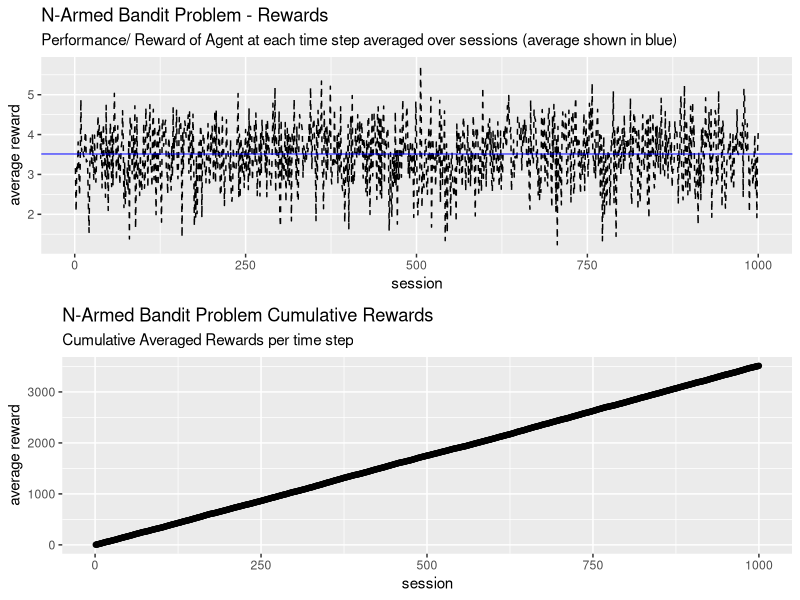
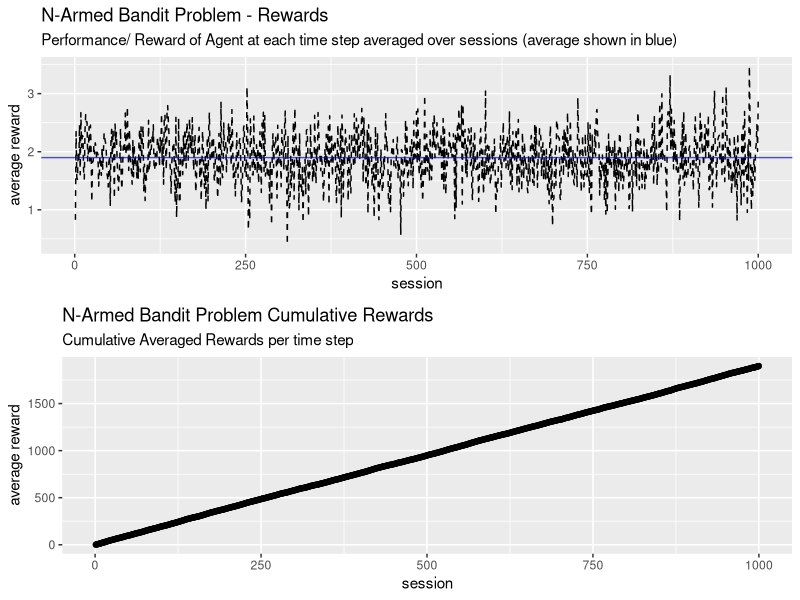
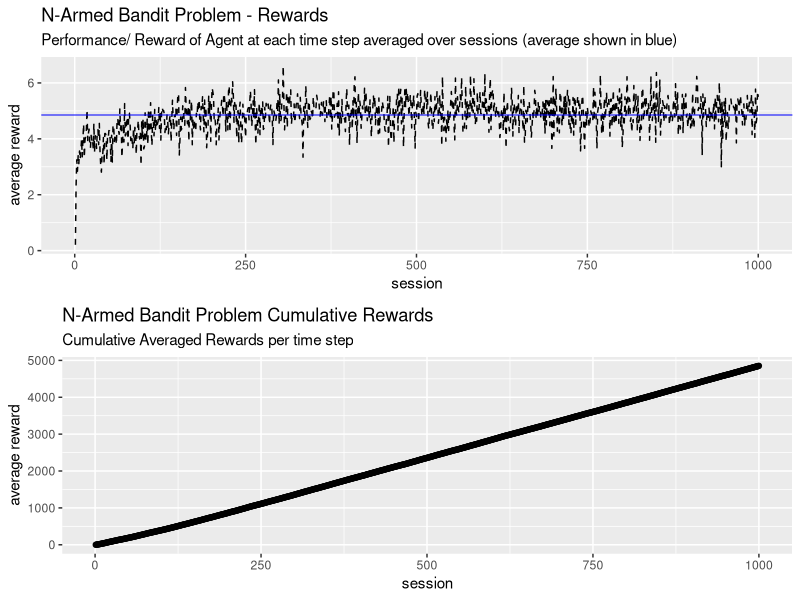
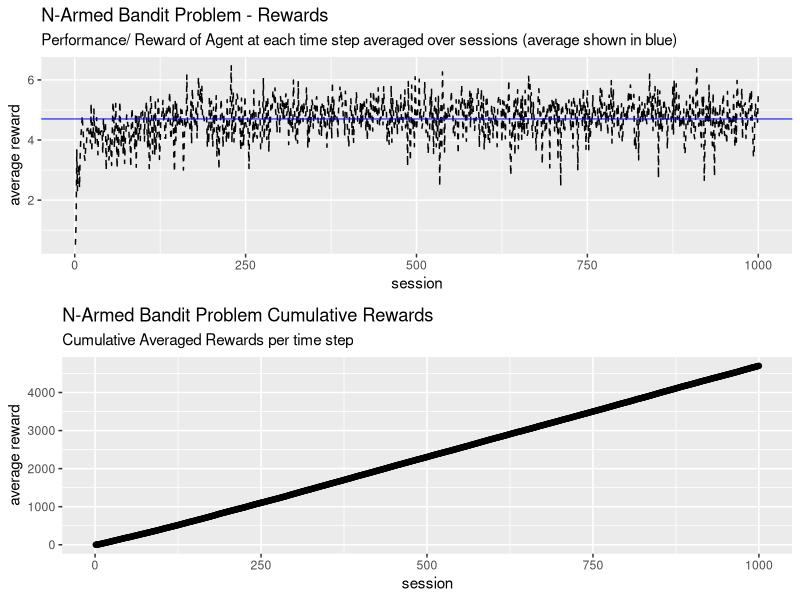
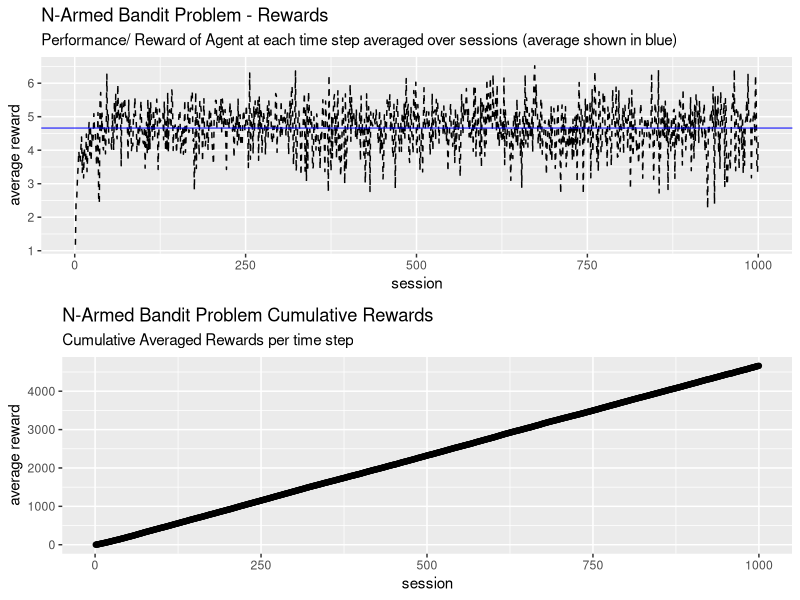
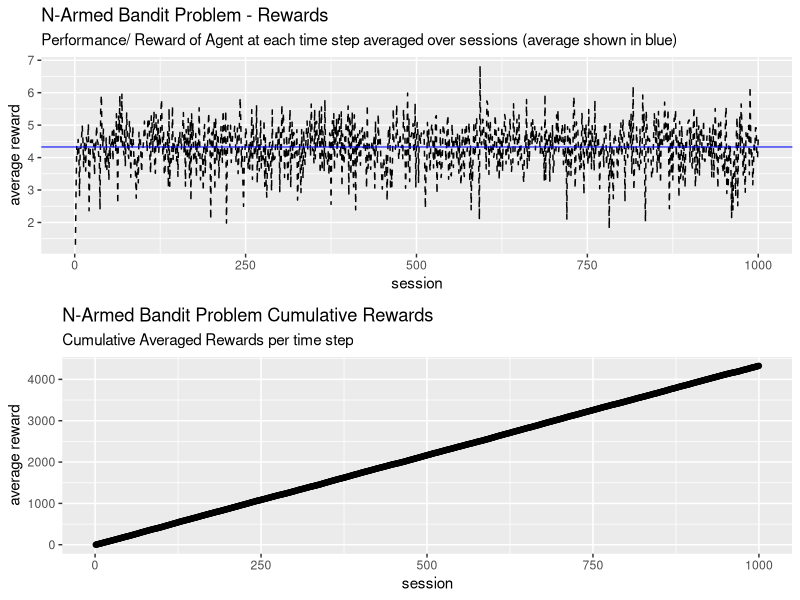

Here is the R script that generated these plots, in order:
# author: christian bitter at gmail dot com
# description:
# the k-armed bandit problem ... following Reinforcement Learning an Introduction 
# not optimized
#

rm(list = ls());

library(dplyr);
library(ggplot2);
library(gridExtra);
library(ggthemes);

set.seed(1234);


Q_t <- function(R_t, a, t){
  numerator <- sum(!is.na(R_t[a, 1:t]));
  if (numerator == 0) return(0);
  return(
    sum(R_t[a, 1:t], na.rm = T) / numerator 
  );
}


bandit <- function(k){
  base <- runif(k, min = 0, max = k);
  sample <- function(b){
    if (b < 1 | b > k) stop("sample - bandit arm [1, k]");
    
    return(rnorm(n = 1, mean = base[b], sd = 1.));
  }
  
  return(sample);
}

run_session <- function(rl_env, action_space, session, n = 10, tmax = 10, ...){
  s <- rep(NA, n * tmax);
  s <- matrix(s, nrow = n, ncol = tmax)
  for (i in 1:n) {
    s_result <- session(rl_env, action_space, tmax, ...); 
    s[i, ] <- s_result$session;
  }
  s_mean <- apply(s, 2, mean);
  s_sd   <- apply(s, 2, sd);
  return(list(
    "data" = s,
    "s_mean" = s_mean,
    "s_sd" = s_sd
  ))
}

plot_session <- function(xs){
  df <- data.frame(s_mean = xs$s_mean, s_sd = xs$s_sd, s = 1:length(xs$s_mean));
  p1 <- 
    df %>% 
      ggplot(aes(x = s, y = s_mean)) + 
      geom_line(linetype = 2) + 
      geom_hline(aes(yintercept = mean(s_mean)), colour="blue", alpha = .7) +
      # geom_point() +
      # geom_errorbar(aes(ymin = s_mean - s_sd, ymax = s_mean + s_sd), alpha = .3) + 
      labs(x = "session", y = "average reward",
           title = "N-Armed Bandit Problem - Rewards",
           subtitle = "Performance/ Reward of Agent at each time step averaged over sessions (average shown in blue)")
      theme_light();
  # cumulative reward
  df$s_cum <- cumsum(df$s_mean);
  p2 <- 
    df %>% 
    ggplot(aes(x = s, y = s_cum)) + 
    geom_line(alpha = .7, linetype = 2) + 
    geom_point() +
    geom_errorbar(aes(ymin = s_cum - s_sd, ymax = s_cum + s_sd)) + 
    labs(x = "session", y = "average reward",
         title = "N-Armed Bandit Problem Cumulative Rewards",
         subtitle = "Cumulative Averaged Rewards per time step")
    theme_light();
    
  gridExtra::grid.arrange(p1, p2);
}

# let's test random selection
random_seletion <- function(rl_env, action_space, tmax, ...) {
    a_session <- rep(NA, tmax);
    A_t <- rep(NA, tmax);
    
    for (j in 1:tmax) {
      action <- sample(x = action_space, size = 1, replace = T);
      A_t[j] <- action;
      s <- rl_env(action);
      a_session[j] <- s;
    }
    
    return(list(
      "session" = a_session,
      "A"  = A_t,
      "R" = NULL,
      "Q" = NULL)
    );
}

# let's test greedy selection
greedy_selection <- function(rl_env, action_space, tmax, ...){
  a_session <- rep(NA, tmax);

  # in the greedy way we do not explore, we keep track of the best bandit seen so far
  # and always push that lever
  A_t <- rep(NA, tmax);
  r_t <- matrix(NA, nrow = length(action_space), ncol = tmax);
  for (j in 1:tmax) {
    Q_t_a <- sapply(X = action_space, 
                    FUN = function(i)Q_t(R_t = r_t, a = i, t = j),
                    simplify = T);
    action <- which.max(x = Q_t_a);
    A_t[j] <- action;
    s <- rl_env(action);
    r_t[action, j] <- s;
    a_session[j] <- s;
  }
    
  return(list(
    "session" = a_session,
    "A"  = A_t,
    "Q" = NULL,
    "R" = r_t)
  );
}

e_greedy_selection <- function(rl_env, action_space, tmax, ...){
  a_session <- rep(NA, tmax);
  args <- list(...);
  epsilon <- 0.;
  if ("epsilon" %in% names(args)) epsilon <- args$epsilon;
  # in the epsilon-greedy way we leave some room for exploration
  A_t <- rep(NA, tmax);
  r_t <- matrix(NA, nrow = length(action_space), ncol = tmax);
  for (j in 1:tmax) {
    Q_t_a <- sapply(X = action_space, 
                    FUN = function(i)Q_t(R_t = r_t, a = i, t = j),
                    simplify = T);
    action <- which.max(x = Q_t_a);
    if (runif(1) < epsilon) action <- sample(x = action_space, size = 1, replace = T);
    A_t[j] <- action;
    s <- rl_env(action);
    r_t[action, j] <- s;
    a_session[j] <- s;
  }
  
  return(list(
    "session" = a_session,
    "A"  = A_t,
    "Q" = NULL,
    "R" = r_t)
  );
}

nBandits <- 6;
action_space <- 1:nBandits;
rl_env <- bandit(k = nBandits);
TMAX   <- 1e3;

xs_random <- run_session(rl_env, action_space, session = random_seletion, n = 5, tmax = TMAX);
xs_greedy <- run_session(rl_env, action_space, greedy_selection, n = 5, tmax = TMAX);
xs_egreedy_1 <- run_session(rl_env, action_space, e_greedy_selection, n = 5, tmax = TMAX, epsilon = .1);
xs_egreedy_2 <- run_session(rl_env, action_space, e_greedy_selection, n = 5, tmax = TMAX, epsilon = .2);
xs_egreedy_3 <- run_session(rl_env, action_space, e_greedy_selection, n = 5, tmax = TMAX, epsilon = .3);
xs_egreedy_5 <- run_session(rl_env, action_space, e_greedy_selection, n = 5, tmax = TMAX, epsilon = .5);

# let's test and compare e-greedy selection
plot_session(xs_random); # average reward per session of about 2.5, cum reward ~ 245
plot_session(xs_greedy); # average reward per session of about 1.9, cum reward ~ 260
plot_session(xs_egreedy_1); # average reward per session of about 5, cum reward ~ 360
plot_session(xs_egreedy_2); # average reward per session of about 4.9, cum reward ~ 360
plot_session(xs_egreedy_3); # average reward per session of about 4.7, cum reward ~ 360
plot_session(xs_egreedy_5); # average reward per session of about 4.4, cum reward ~ 360
